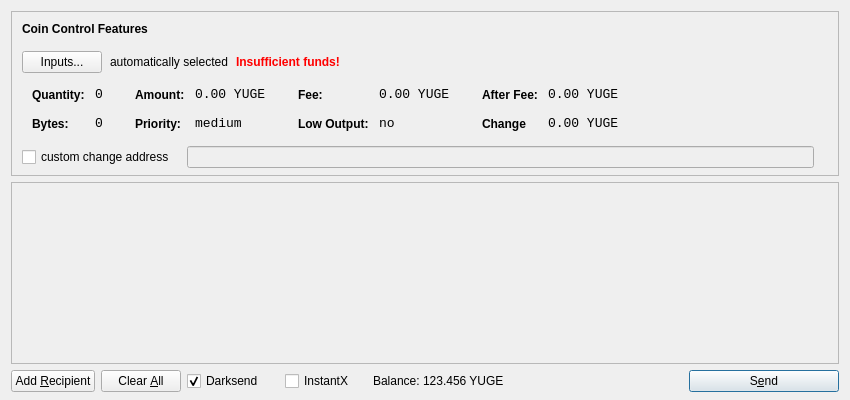
<?xml version="1.0" encoding="UTF-8"?>
<ui version="4.0">
 <class>SendCoinsDialog</class>
 <widget class="QDialog" name="SendCoinsDialog">
  <property name="geometry">
   <rect>
    <x>0</x>
    <y>0</y>
    <width>850</width>
    <height>400</height>
   </rect>
  </property>
  <property name="windowTitle">
   <string>Send Coins</string>
  </property>
  <layout class="QVBoxLayout" name="verticalLayout" stretch="0,1,0">
   <property name="bottomMargin">
    <number>8</number>
   </property>
   <item>
    <widget class="QFrame" name="frameCoinControl">
     <property name="sizePolicy">
      <sizepolicy hsizetype="Expanding" vsizetype="Expanding">
       <horstretch>0</horstretch>
       <verstretch>0</verstretch>
      </sizepolicy>
     </property>
     <property name="maximumSize">
      <size>
       <width>16777215</width>
       <height>16777215</height>
      </size>
     </property>
     <property name="frameShape">
      <enum>QFrame::StyledPanel</enum>
     </property>
     <property name="frameShadow">
      <enum>QFrame::Sunken</enum>
     </property>
     <layout class="QVBoxLayout" name="verticalLayoutCoinControl2">
      <property name="spacing">
       <number>-1</number>
      </property>
      <property name="leftMargin">
       <number>0</number>
      </property>
      <property name="topMargin">
       <number>0</number>
      </property>
      <property name="rightMargin">
       <number>0</number>
      </property>
      <property name="bottomMargin">
       <number>6</number>
      </property>
      <item>
       <layout class="QVBoxLayout" name="verticalLayoutCoinControl" stretch="0,0,0,0,1">
        <property name="spacing">
         <number>0</number>
        </property>
        <property name="leftMargin">
         <number>10</number>
        </property>
        <property name="topMargin">
         <number>10</number>
        </property>
        <item>
         <layout class="QHBoxLayout" name="horizontalLayoutCoinControl1">
          <property name="bottomMargin">
           <number>15</number>
          </property>
          <item>
           <widget class="QLabel" name="labelCoinControlFeatures">
            <property name="sizePolicy">
             <sizepolicy hsizetype="Preferred" vsizetype="Maximum">
              <horstretch>0</horstretch>
              <verstretch>0</verstretch>
             </sizepolicy>
            </property>
            <property name="font">
             <font>
              <weight>75</weight>
              <bold>true</bold>
             </font>
            </property>
            <property name="styleSheet">
             <string notr="true">font-weight:bold;</string>
            </property>
            <property name="text">
             <string>Coin Control Features</string>
            </property>
           </widget>
          </item>
         </layout>
        </item>
        <item>
         <layout class="QHBoxLayout" name="horizontalLayoutCoinControl2" stretch="0,0,0,0">
          <property name="spacing">
           <number>8</number>
          </property>
          <property name="bottomMargin">
           <number>10</number>
          </property>
          <item>
           <widget class="QPushButton" name="pushButtonCoinControl">
            <property name="styleSheet">
             <string notr="true"/>
            </property>
            <property name="text">
             <string>Inputs...</string>
            </property>
           </widget>
          </item>
          <item>
           <widget class="QLabel" name="labelCoinControlAutomaticallySelected">
            <property name="text">
             <string>automatically selected</string>
            </property>
            <property name="margin">
             <number>5</number>
            </property>
           </widget>
          </item>
          <item>
           <widget class="QLabel" name="labelCoinControlInsuffFunds">
            <property name="font">
             <font>
              <weight>75</weight>
              <bold>true</bold>
             </font>
            </property>
            <property name="styleSheet">
             <string notr="true">color:red;font-weight:bold;</string>
            </property>
            <property name="text">
             <string>Insufficient funds!</string>
            </property>
            <property name="margin">
             <number>5</number>
            </property>
           </widget>
          </item>
          <item>
           <spacer name="horizontalSpacerCoinControl">
            <property name="orientation">
             <enum>Qt::Horizontal</enum>
            </property>
            <property name="sizeHint" stdset="0">
             <size>
              <width>40</width>
              <height>1</height>
             </size>
            </property>
           </spacer>
          </item>
         </layout>
        </item>
        <item>
         <widget class="QWidget" name="widgetCoinControl" native="true">
          <property name="sizePolicy">
           <sizepolicy hsizetype="Preferred" vsizetype="Preferred">
            <horstretch>0</horstretch>
            <verstretch>0</verstretch>
           </sizepolicy>
          </property>
          <property name="minimumSize">
           <size>
            <width>0</width>
            <height>0</height>
           </size>
          </property>
          <property name="styleSheet">
           <string notr="true"/>
          </property>
          <layout class="QHBoxLayout" name="horizontalLayoutCoinControl5">
           <property name="margin">
            <number>0</number>
           </property>
           <item>
            <layout class="QHBoxLayout" name="horizontalLayoutCoinControl3" stretch="0,0,0,1">
             <property name="spacing">
              <number>20</number>
             </property>
             <property name="topMargin">
              <number>0</number>
             </property>
             <property name="bottomMargin">
              <number>10</number>
             </property>
             <item>
              <layout class="QFormLayout" name="formLayoutCoinControl1">
               <property name="horizontalSpacing">
                <number>10</number>
               </property>
               <property name="verticalSpacing">
                <number>14</number>
               </property>
               <property name="leftMargin">
                <number>10</number>
               </property>
               <property name="topMargin">
                <number>4</number>
               </property>
               <property name="rightMargin">
                <number>6</number>
               </property>
               <item row="0" column="0">
                <widget class="QLabel" name="labelCoinControlQuantityText">
                 <property name="styleSheet">
                  <string notr="true">font-weight:bold;</string>
                 </property>
                 <property name="text">
                  <string>Quantity:</string>
                 </property>
                 <property name="margin">
                  <number>0</number>
                 </property>
                </widget>
               </item>
               <item row="0" column="1">
                <widget class="QLabel" name="labelCoinControlQuantity">
                 <property name="font">
                  <font>
                   <family>Monospace</family>
                   <pointsize>10</pointsize>
                  </font>
                 </property>
                 <property name="cursor">
                  <cursorShape>IBeamCursor</cursorShape>
                 </property>
                 <property name="contextMenuPolicy">
                  <enum>Qt::ActionsContextMenu</enum>
                 </property>
                 <property name="text">
                  <string>0</string>
                 </property>
                 <property name="margin">
                  <number>0</number>
                 </property>
                 <property name="textInteractionFlags">
                  <set>Qt::LinksAccessibleByMouse|Qt::TextSelectableByKeyboard|Qt::TextSelectableByMouse</set>
                 </property>
                </widget>
               </item>
               <item row="1" column="0">
                <widget class="QLabel" name="labelCoinControlBytesText">
                 <property name="styleSheet">
                  <string notr="true">font-weight:bold;</string>
                 </property>
                 <property name="text">
                  <string>Bytes:</string>
                 </property>
                </widget>
               </item>
               <item row="1" column="1">
                <widget class="QLabel" name="labelCoinControlBytes">
                 <property name="font">
                  <font>
                   <family>Monospace</family>
                   <pointsize>10</pointsize>
                  </font>
                 </property>
                 <property name="cursor">
                  <cursorShape>IBeamCursor</cursorShape>
                 </property>
                 <property name="contextMenuPolicy">
                  <enum>Qt::ActionsContextMenu</enum>
                 </property>
                 <property name="text">
                  <string>0</string>
                 </property>
                 <property name="textInteractionFlags">
                  <set>Qt::LinksAccessibleByMouse|Qt::TextSelectableByKeyboard|Qt::TextSelectableByMouse</set>
                 </property>
                </widget>
               </item>
              </layout>
             </item>
             <item>
              <layout class="QFormLayout" name="formLayoutCoinControl2">
               <property name="horizontalSpacing">
                <number>10</number>
               </property>
               <property name="verticalSpacing">
                <number>14</number>
               </property>
               <property name="leftMargin">
                <number>6</number>
               </property>
               <property name="topMargin">
                <number>4</number>
               </property>
               <property name="rightMargin">
                <number>6</number>
               </property>
               <item row="0" column="0">
                <widget class="QLabel" name="labelCoinControlAmountText">
                 <property name="styleSheet">
                  <string notr="true">font-weight:bold;</string>
                 </property>
                 <property name="text">
                  <string>Amount:</string>
                 </property>
                 <property name="margin">
                  <number>0</number>
                 </property>
                </widget>
               </item>
               <item row="0" column="1">
                <widget class="QLabel" name="labelCoinControlAmount">
                 <property name="font">
                  <font>
                   <family>Monospace</family>
                   <pointsize>10</pointsize>
                  </font>
                 </property>
                 <property name="cursor">
                  <cursorShape>IBeamCursor</cursorShape>
                 </property>
                 <property name="contextMenuPolicy">
                  <enum>Qt::ActionsContextMenu</enum>
                 </property>
                 <property name="text">
                  <string>0.00 YUGE</string>
                 </property>
                 <property name="textInteractionFlags">
                  <set>Qt::LinksAccessibleByMouse|Qt::TextSelectableByKeyboard|Qt::TextSelectableByMouse</set>
                 </property>
                </widget>
               </item>
               <item row="1" column="0">
                <widget class="QLabel" name="labelCoinControlPriorityText">
                 <property name="styleSheet">
                  <string notr="true">font-weight:bold;</string>
                 </property>
                 <property name="text">
                  <string>Priority:</string>
                 </property>
                </widget>
               </item>
               <item row="1" column="1">
                <widget class="QLabel" name="labelCoinControlPriority">
                 <property name="font">
                  <font>
                   <family>Monospace</family>
                   <pointsize>10</pointsize>
                  </font>
                 </property>
                 <property name="cursor">
                  <cursorShape>IBeamCursor</cursorShape>
                 </property>
                 <property name="contextMenuPolicy">
                  <enum>Qt::ActionsContextMenu</enum>
                 </property>
                 <property name="text">
                  <string>medium</string>
                 </property>
                 <property name="textInteractionFlags">
                  <set>Qt::LinksAccessibleByMouse|Qt::TextSelectableByKeyboard|Qt::TextSelectableByMouse</set>
                 </property>
                </widget>
               </item>
              </layout>
             </item>
             <item>
              <layout class="QFormLayout" name="formLayoutCoinControl3">
               <property name="horizontalSpacing">
                <number>10</number>
               </property>
               <property name="verticalSpacing">
                <number>14</number>
               </property>
               <property name="leftMargin">
                <number>6</number>
               </property>
               <property name="topMargin">
                <number>4</number>
               </property>
               <property name="rightMargin">
                <number>6</number>
               </property>
               <item row="0" column="0">
                <widget class="QLabel" name="labelCoinControlFeeText">
                 <property name="styleSheet">
                  <string notr="true">font-weight:bold;</string>
                 </property>
                 <property name="text">
                  <string>Fee:</string>
                 </property>
                 <property name="margin">
                  <number>0</number>
                 </property>
                </widget>
               </item>
               <item row="0" column="1">
                <widget class="QLabel" name="labelCoinControlFee">
                 <property name="font">
                  <font>
                   <family>Monospace</family>
                   <pointsize>10</pointsize>
                  </font>
                 </property>
                 <property name="cursor">
                  <cursorShape>IBeamCursor</cursorShape>
                 </property>
                 <property name="contextMenuPolicy">
                  <enum>Qt::ActionsContextMenu</enum>
                 </property>
                 <property name="text">
                  <string>0.00 YUGE</string>
                 </property>
                 <property name="textInteractionFlags">
                  <set>Qt::LinksAccessibleByMouse|Qt::TextSelectableByKeyboard|Qt::TextSelectableByMouse</set>
                 </property>
                </widget>
               </item>
               <item row="1" column="0">
                <widget class="QLabel" name="labelCoinControlLowOutputText">
                 <property name="styleSheet">
                  <string notr="true">font-weight:bold;</string>
                 </property>
                 <property name="text">
                  <string>Low Output:</string>
                 </property>
                </widget>
               </item>
               <item row="1" column="1">
                <widget class="QLabel" name="labelCoinControlLowOutput">
                 <property name="font">
                  <font>
                   <family>Monospace</family>
                   <pointsize>10</pointsize>
                  </font>
                 </property>
                 <property name="cursor">
                  <cursorShape>IBeamCursor</cursorShape>
                 </property>
                 <property name="contextMenuPolicy">
                  <enum>Qt::ActionsContextMenu</enum>
                 </property>
                 <property name="text">
                  <string>no</string>
                 </property>
                 <property name="textInteractionFlags">
                  <set>Qt::LinksAccessibleByMouse|Qt::TextSelectableByKeyboard|Qt::TextSelectableByMouse</set>
                 </property>
                </widget>
               </item>
              </layout>
             </item>
             <item>
              <layout class="QFormLayout" name="formLayoutCoinControl4">
               <property name="horizontalSpacing">
                <number>10</number>
               </property>
               <property name="verticalSpacing">
                <number>14</number>
               </property>
               <property name="leftMargin">
                <number>6</number>
               </property>
               <property name="topMargin">
                <number>4</number>
               </property>
               <property name="rightMargin">
                <number>6</number>
               </property>
               <item row="0" column="0">
                <widget class="QLabel" name="labelCoinControlAfterFeeText">
                 <property name="styleSheet">
                  <string notr="true">font-weight:bold;</string>
                 </property>
                 <property name="text">
                  <string>After Fee:</string>
                 </property>
                 <property name="margin">
                  <number>0</number>
                 </property>
                </widget>
               </item>
               <item row="0" column="1">
                <widget class="QLabel" name="labelCoinControlAfterFee">
                 <property name="font">
                  <font>
                   <family>Monospace</family>
                   <pointsize>10</pointsize>
                  </font>
                 </property>
                 <property name="cursor">
                  <cursorShape>IBeamCursor</cursorShape>
                 </property>
                 <property name="contextMenuPolicy">
                  <enum>Qt::ActionsContextMenu</enum>
                 </property>
                 <property name="text">
                  <string>0.00 YUGE</string>
                 </property>
                 <property name="textInteractionFlags">
                  <set>Qt::LinksAccessibleByMouse|Qt::TextSelectableByKeyboard|Qt::TextSelectableByMouse</set>
                 </property>
                </widget>
               </item>
               <item row="1" column="0">
                <widget class="QLabel" name="labelCoinControlChangeText">
                 <property name="styleSheet">
                  <string notr="true">font-weight:bold;</string>
                 </property>
                 <property name="text">
                  <string>Change</string>
                 </property>
                </widget>
               </item>
               <item row="1" column="1">
                <widget class="QLabel" name="labelCoinControlChange">
                 <property name="font">
                  <font>
                   <family>Monospace</family>
                   <pointsize>10</pointsize>
                  </font>
                 </property>
                 <property name="cursor">
                  <cursorShape>IBeamCursor</cursorShape>
                 </property>
                 <property name="contextMenuPolicy">
                  <enum>Qt::ActionsContextMenu</enum>
                 </property>
                 <property name="text">
                  <string>0.00 YUGE</string>
                 </property>
                 <property name="textInteractionFlags">
                  <set>Qt::LinksAccessibleByMouse|Qt::TextSelectableByKeyboard|Qt::TextSelectableByMouse</set>
                 </property>
                </widget>
               </item>
              </layout>
             </item>
            </layout>
           </item>
          </layout>
         </widget>
        </item>
        <item>
         <layout class="QHBoxLayout" name="horizontalLayoutCoinControl4" stretch="0,0,0">
          <property name="spacing">
           <number>12</number>
          </property>
          <property name="sizeConstraint">
           <enum>QLayout::SetDefaultConstraint</enum>
          </property>
          <property name="topMargin">
           <number>5</number>
          </property>
          <property name="rightMargin">
           <number>5</number>
          </property>
          <item>
           <widget class="QCheckBox" name="checkBoxCoinControlChange">
            <property name="text">
             <string>custom change address</string>
            </property>
           </widget>
          </item>
          <item>
           <widget class="QLineEdit" name="lineEditCoinControlChange">
            <property name="enabled">
             <bool>false</bool>
            </property>
            <property name="sizePolicy">
             <sizepolicy hsizetype="Expanding" vsizetype="Fixed">
              <horstretch>0</horstretch>
              <verstretch>0</verstretch>
             </sizepolicy>
            </property>
           </widget>
          </item>
          <item>
           <widget class="QLabel" name="labelCoinControlChangeLabel">
            <property name="sizePolicy">
             <sizepolicy hsizetype="Preferred" vsizetype="Expanding">
              <horstretch>0</horstretch>
              <verstretch>0</verstretch>
             </sizepolicy>
            </property>
            <property name="minimumSize">
             <size>
              <width>0</width>
              <height>0</height>
             </size>
            </property>
            <property name="text">
             <string/>
            </property>
            <property name="margin">
             <number>3</number>
            </property>
           </widget>
          </item>
         </layout>
        </item>
        <item>
         <spacer name="verticalSpacerCoinControl">
          <property name="orientation">
           <enum>Qt::Vertical</enum>
          </property>
          <property name="sizeHint" stdset="0">
           <size>
            <width>800</width>
            <height>1</height>
           </size>
          </property>
         </spacer>
        </item>
       </layout>
      </item>
     </layout>
    </widget>
   </item>
   <item>
    <widget class="QScrollArea" name="scrollArea">
     <property name="widgetResizable">
      <bool>true</bool>
     </property>
     <widget class="QWidget" name="scrollAreaWidgetContents">
      <property name="geometry">
       <rect>
        <x>0</x>
        <y>0</y>
        <width>830</width>
        <height>165</height>
       </rect>
      </property>
      <layout class="QVBoxLayout" name="verticalLayout_2">
       <property name="margin">
        <number>0</number>
       </property>
       <item>
        <layout class="QVBoxLayout" name="entries">
         <property name="spacing">
          <number>6</number>
         </property>
        </layout>
       </item>
       <item>
        <spacer name="verticalSpacer">
         <property name="orientation">
          <enum>Qt::Vertical</enum>
         </property>
         <property name="sizeHint" stdset="0">
          <size>
           <width>20</width>
           <height>40</height>
          </size>
         </property>
        </spacer>
       </item>
      </layout>
     </widget>
    </widget>
   </item>
   <item>
    <layout class="QHBoxLayout" name="horizontalLayout">
     <item>
      <widget class="QPushButton" name="addButton">
       <property name="toolTip">
        <string>Send to multiple recipients at once</string>
       </property>
       <property name="text">
        <string>Add &amp;Recipient</string>
       </property>
       <property name="autoDefault">
        <bool>false</bool>
       </property>
      </widget>
     </item>
     <item>
      <widget class="QPushButton" name="clearButton">
       <property name="sizePolicy">
        <sizepolicy hsizetype="Minimum" vsizetype="Fixed">
         <horstretch>0</horstretch>
         <verstretch>0</verstretch>
        </sizepolicy>
       </property>
       <property name="toolTip">
        <string>Remove all transaction fields</string>
       </property>
       <property name="text">
        <string>Clear &amp;All</string>
       </property>
       <property name="autoRepeatDelay">
        <number>300</number>
       </property>
       <property name="autoDefault">
        <bool>false</bool>
       </property>
      </widget>
     </item>
     <item>
      <layout class="QHBoxLayout" name="horizontalLayout_2">
       <property name="spacing">
        <number>3</number>
       </property>
        <item>
        <widget class="QCheckBox" name="checkUseDarksend">
         <property name="minimumSize">
          <size>
           <width>95</width>
           <height>0</height>
          </size>
         </property>
         <property name="text">
          <string>Darksend</string>
         </property>
         <property name="checked">
          <bool>true</bool>
         </property>
        </widget>
       </item>
       <item>
        <widget class="QCheckBox" name="checkInstantX">
         <property name="enabled">
          <bool>true</bool>
         </property>
         <property name="minimumSize">
          <size>
           <width>85</width>
           <height>0</height>
          </size>
         </property>
         <property name="text">
          <string>InstantX</string>
         </property>
        </widget>
       </item>
       <item>
        <widget class="QLabel" name="label">
         <property name="sizePolicy">
          <sizepolicy hsizetype="Preferred" vsizetype="Fixed">
           <horstretch>0</horstretch>
           <verstretch>0</verstretch>
          </sizepolicy>
         </property>
         <property name="text">
          <string>Balance:</string>
         </property>
        </widget>
       </item>
       <item>
        <widget class="QLabel" name="labelBalance">
         <property name="sizePolicy">
          <sizepolicy hsizetype="Preferred" vsizetype="Fixed">
           <horstretch>0</horstretch>
           <verstretch>0</verstretch>
          </sizepolicy>
         </property>
         <property name="cursor">
          <cursorShape>IBeamCursor</cursorShape>
         </property>
         <property name="text">
          <string>123.456 YUGE</string>
         </property>
         <property name="textInteractionFlags">
          <set>Qt::LinksAccessibleByMouse|Qt::TextSelectableByKeyboard|Qt::TextSelectableByMouse</set>
         </property>
        </widget>
       </item>
      </layout>
     </item>
     <item>
      <spacer name="horizontalSpacer">
       <property name="orientation">
        <enum>Qt::Horizontal</enum>
       </property>
       <property name="sizeHint" stdset="0">
        <size>
         <width>40</width>
         <height>20</height>
        </size>
       </property>
      </spacer>
     </item>
     <item>
      <widget class="QPushButton" name="sendButton">
       <property name="minimumSize">
        <size>
         <width>150</width>
         <height>0</height>
        </size>
       </property>
       <property name="toolTip">
        <string>Confirm the send action</string>
       </property>
       <property name="text">
        <string>S&amp;end</string>
       </property>
       <property name="icon">
        <iconset resource="../bitcoin.qrc">
         <normaloff>:/icons/send</normaloff>:/icons/send</iconset>
       </property>
       <property name="default">
        <bool>true</bool>
       </property>
      </widget>
     </item>
    </layout>
   </item>
  </layout>
 </widget>
 <resources>
  <include location="../bitcoin.qrc"/>
 </resources>
 <connections/>
</ui>
